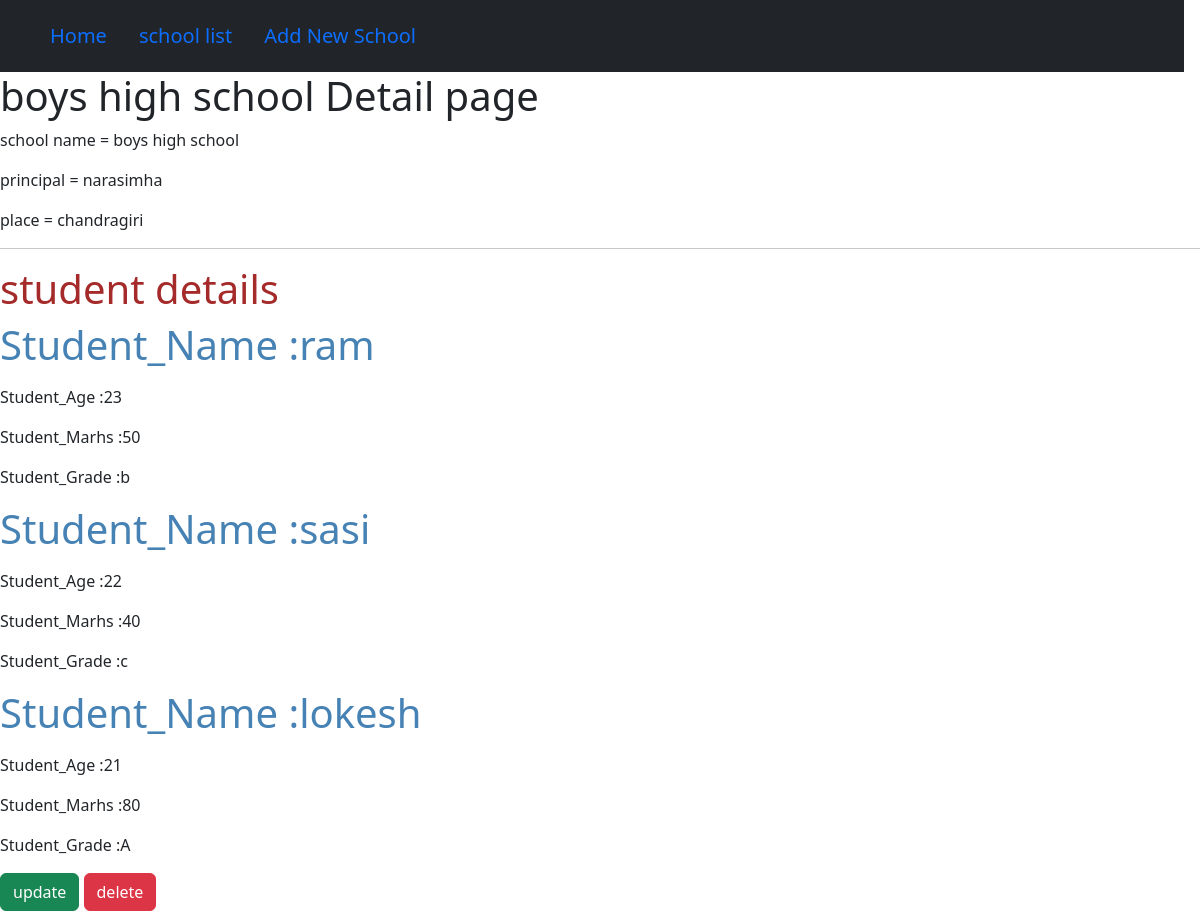
The page /seconds/2/ on the database its author committed.
### cbvapp/models.py (models this page shows, shortened)
class school(models.Model):
    school_name = models.CharField(max_length=100)
    principal = models.CharField(max_length=100)
    place = models.CharField(max_length=100)

class student(models.Model):
    std_name = models.CharField(max_length=100)
    age = models.PositiveIntegerField()
    marks = models.IntegerField()
    grade = models.CharField(max_length=5)
    student = models.ForeignKey(school,related_name='students',on_delete=models.CASCADE)

### cbvapp/views.py (the view)
# urls.py: path("<int:pk>/",views.school_details.as_view(),name='details'),
class school_details(DetailView):
    context_object_name = "school_details"
    model = school

### cbvapp/templates/cbvapp/school_detail.html
{% extends "cbvapp/base.html" %}
{% block content %}
    <h1>{{ school_details.school_name }} Detail page</h1>
    <p>school name = {{ school_details.school_name }}</p>
    <p>principal = {{ school_details.principal }}</p>
    <p>place = {{ school_details.place }}</p>
    <hr>
    <h1 style="font-size: 40px; color: brown;">student details </h1>
        {% for j in school_details.students.all %}
           <h1><p style="color: steelblue" > Student_Name :{{ j.std_name }}</p></h1>
            <p> Student_Age :{{ j.age }}</p>
            <p> Student_Marhs :{{ j.marks }}</p>
            <p> Student_Grade :{{ j.grade }}</p>
        {% endfor %}
        <a href="{% url 'update' pk=school_details.pk %}" class="btn btn-success">update</a>
        <a href="{% url 'delete' pk=school_details.pk %}" class="btn btn-danger">delete</a>
{% endblock %}

### rows shown on the page
school: school_name "boys high school", principal "narasimha", place "chandragiri"
student: std_name "ram", age "23", marks "50", grade "b"
student: std_name "sasi", age "22", marks "40", grade "c"
student: std_name "lokesh", age "21", marks "80", grade "A"
